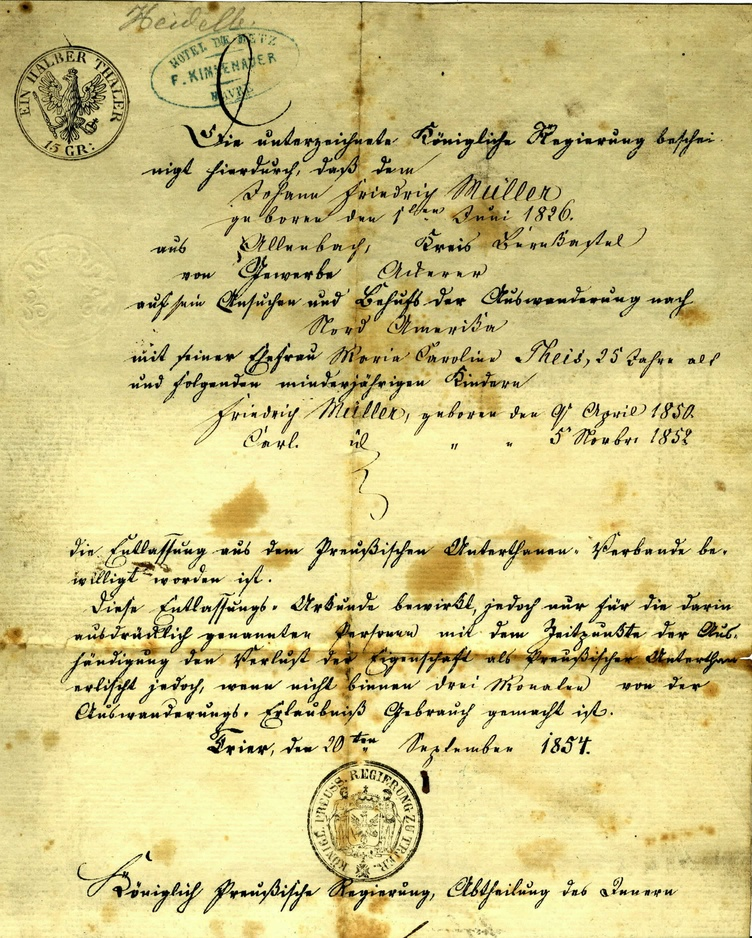
#> input picture Lab 03/lab3 Images/B2.jpg, 752 x 938 px, shrunk from 2258 x 2814 before the run
$ python Task2.py '../Lab 03/lab3 Images/B2.jpg'   (Python 2 division)
#> lines starting #> are read from the running program, lines starting #| are printed output that depends on the picture
import sys, PIL
from PIL import Image
from PIL import ImageFilter

file = sys.argv[1]
img = Image.open(file)
#> img is the input picture: PIL image 752x938 RGB; mean R, G, B 210.6, 199.2, 135.6
img.show()
try:
	jpg_img = img.convert('L')
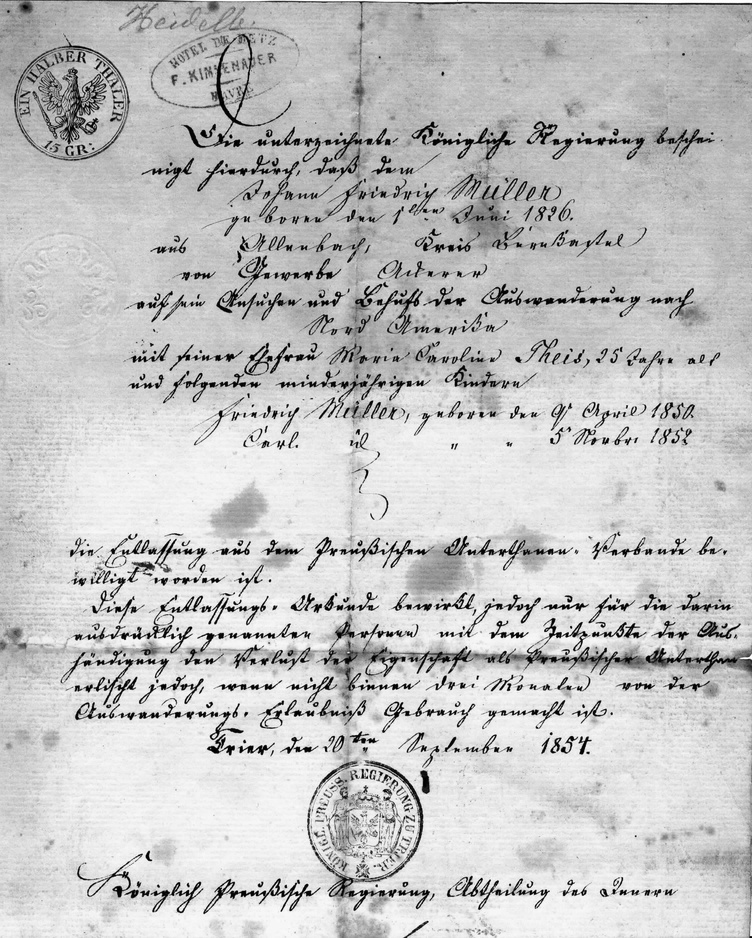
#> jpg_img: PIL image 752x938 L; min 0, max 255, mean 195.3
	outFileName = 'Grayscale_'+ file.split('.')[0] +'.jpg'
	jpg_img.save(outFileName)
	print "Grayscale"
	print "Image", file, "Converted to", outFileName
	jpg_img.show()
except IOError:
	print "Cannot Convert", file
